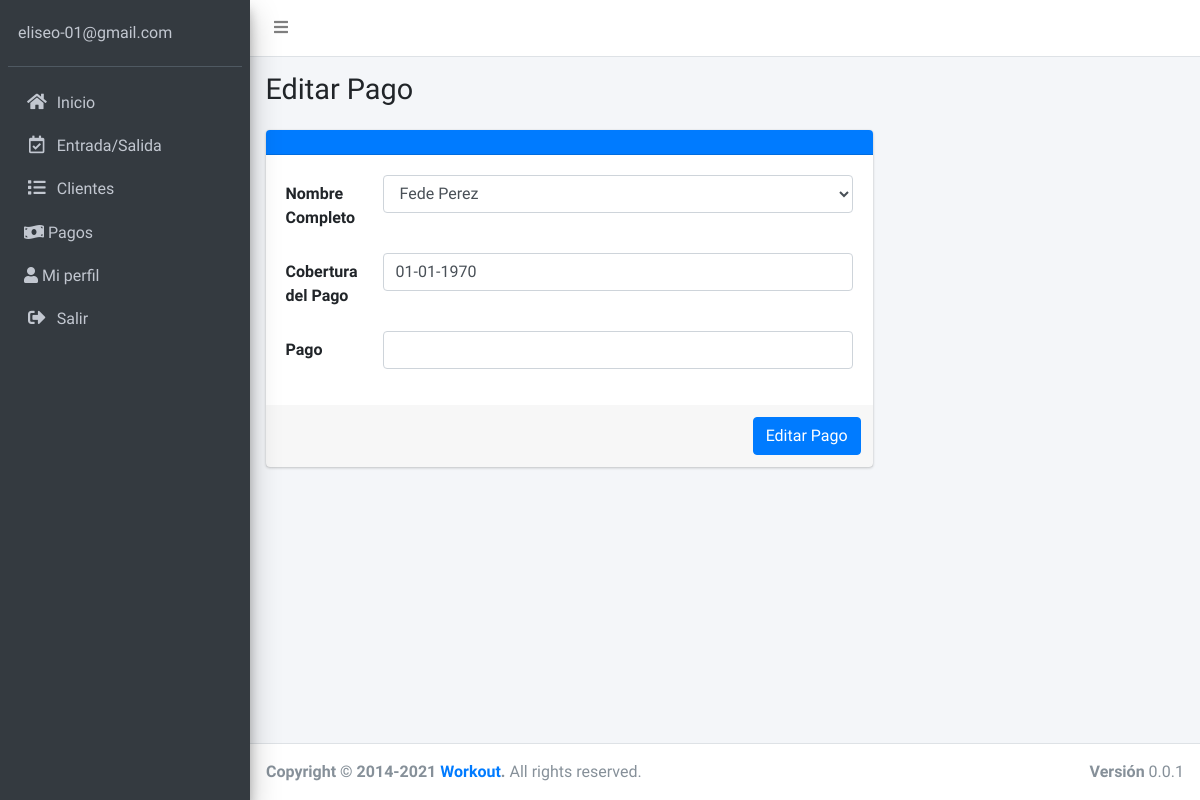
The page /admin/pages/editar-pago.php?id=17 (signed in) on the database as committed earlier.
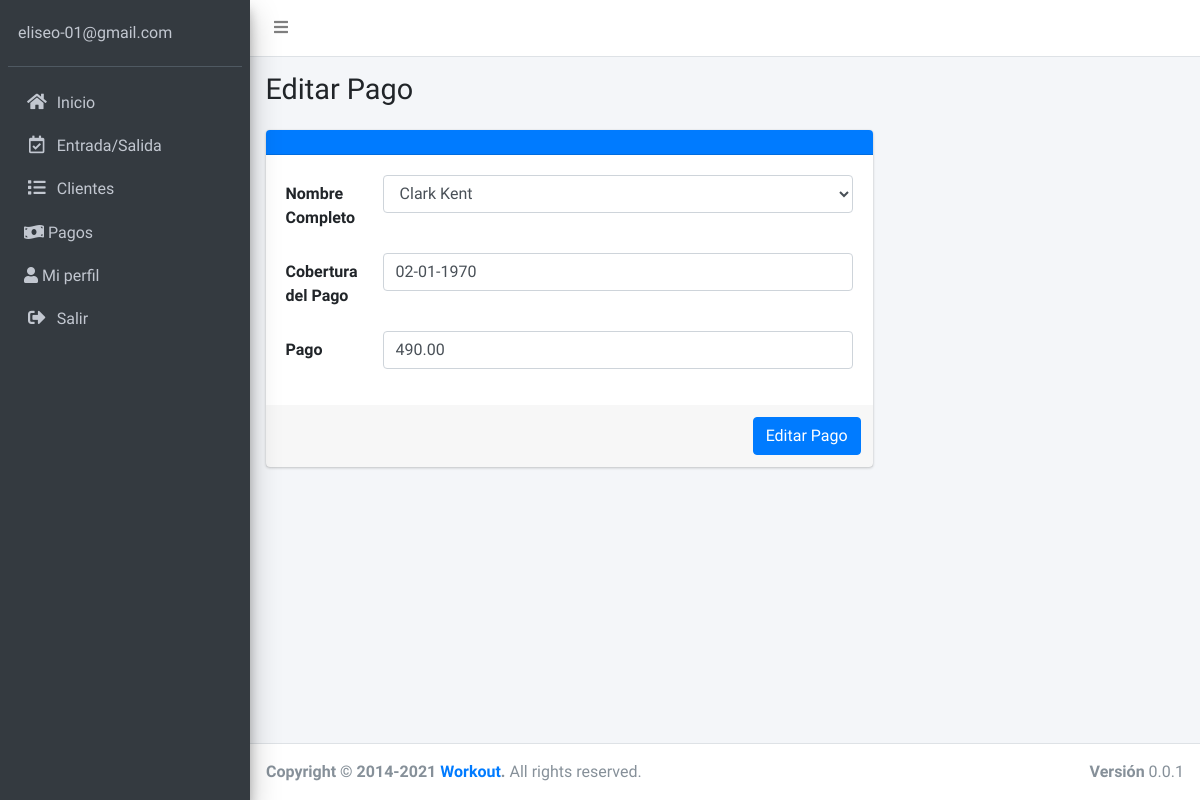
The same page on the database as committed later.
### tables this page shows
CREATE TABLE `pago` (
  `id_pago` int(11) NOT NULL,
  `nombre_cliente_pago` int(11) NOT NULL,
  `cobertura_pago` date DEFAULT NULL,
  `pago` decimal(9,2) DEFAULT NULL,
  `fecha_creacion_pago` date DEFAULT NULL
);

### admin/pages/editar-pago.php (the view, shortened to what this page needs)
<?php
$id = $_GET['id'];
include 'funciones/funciones.php';
include 'templates/header.php';
include 'templates/barra-superior.php';
include 'templates/barra-lateral.php';
$id_sesion = $_SESSION['id'];
?>
  <div class="content-wrapper">
    <section class="content-header">
        <div class="container-fluid">
            <div class="row mb-2">
                <div class="col-sm-6">
                    <h1>Editar Pago</h1>
                      <?php
                      $sql = "SELECT * FROM pago WHERE id_pago = $id ";
                      $resultado = $conn->query($sql);
                      $pago = $resultado->fetch_assoc();
                      ?>
                </div>
            </div>
        </div>
    </section>
    <section class="content">
        <div class="container-fluid">
            <div class="row">
                <div class="col-md-8">
                    <div class="card card-primary">
                      <div class="card-header">
                      </div>
                      <form name="guardar-registro-pago" id="guardar-registro-pago" method="POST" action="modelo-pago.php" data-aos="fade">
                        <div class="card-body">
                          <div class="form-group row">
                            <label for="nombre" class="col-sm-2 col-form-label">Nombre Completo</label>
                            <div class="col-sm-10">
                            <select name="nombre_cliente_pago" id="nombre_cliente_pago" class="form-control seleccionar">
                            <?php
                              try {
                                $cliente_actual = $pago['nombre_cliente_pago'];
                                $sql = "SELECT * ";
                                $sql .= " FROM cliente ";
                                $sql .= " INNER JOIN registro ";
                                $sql .= " ON cliente.gimnasio_cliente=registro.id_registro ";
                                $sql .= " WHERE gimnasio_cliente = $id_sesion ";
                                $sql .= " ORDER BY id_cliente DESC ";
                                $resultado = $conn->query($sql);
                                while($tabla_cliente = $resultado->fetch_assoc()){
                                  if ($tabla_cliente['id_cliente'] == $cliente_actual) { ?>
                                    <option value="<?php echo $tabla_cliente['id_cliente']; ?>" selected>
                                      <?php echo $tabla_cliente['nombre_cliente'] . " " . $tabla_cliente['apellido_cliente']; ?>
                                    </option>
                                  <?php } else { ?>
                                    <option value="<?php echo $tabla_cliente['id_cliente']; ?>">
                                      <?php echo $tabla_cliente['nombre_cliente'] . " " . $tabla_cliente['apellido_cliente']; ?>
                                    </option>
                                  <?php }
                                }
                              } catch (Exception $e) {
                                echo "Error: " . $e->getMessage();
                              }
                            ?>
                            </select>
                            </div>
                          </div>
                          <div class="form-group row">
                            <label for="email" class="col-sm-2 col-form-label">Cobertura del Pago</label>
                            <?php
                            $fecha = $pago['cobertura_pago'];
                            $fecha = str_replace('-', '/', $fecha);
                            $fecha_formateada = date('d-m-Y', strtotime($fecha));
                            ?>
                            <div class="col-sm-10 input-group date" id="cobertura_pago" data-target-input="nearest">
                            <input type="text" name="cobertura_pago" id="cobertura_pago" class="form-control datetimepicker-input" data-toggle="datetimepicker" placeholder="dd/mm/aa" data-target="#cobertura_pago" data-toggle="datetimepicker" value="<?php echo $fecha_formateada; ?>">
                            </div>
                          </div>
                          <div class="form-group row">
                            <label for="telefono" class="col-sm-2 col-form-label">Pago</label>
                            <div class="col-sm-10">
                            <input type="text" class="form-control" id="pago" name="pago" value="<?php echo $pago['pago']; ?>">
                            </div>
                          </div>
                        </div>
                        <div class="card-footer">
                          <div class="row justify-content-end">
                            <input type="submit" class="btn btn-primary" id="" value="Editar Pago">
                          </div>
                        </div>
                      </form>
                    </div>
                </div>
            </div>
        </div>
    </section>
  </div>
<?php
include 'templates/footer.php';
?>

Rows that differ between the two databases and show on the page:
now on this page (row edited): pago: cobertura_pago "02-01-1970", pago "490.00"
Other text that changed with them:
form field nombre_cliente_pago: "Fede Perez" → "Clark Kent"
form field cobertura_pago: "01-01-1970" → (not shown)
